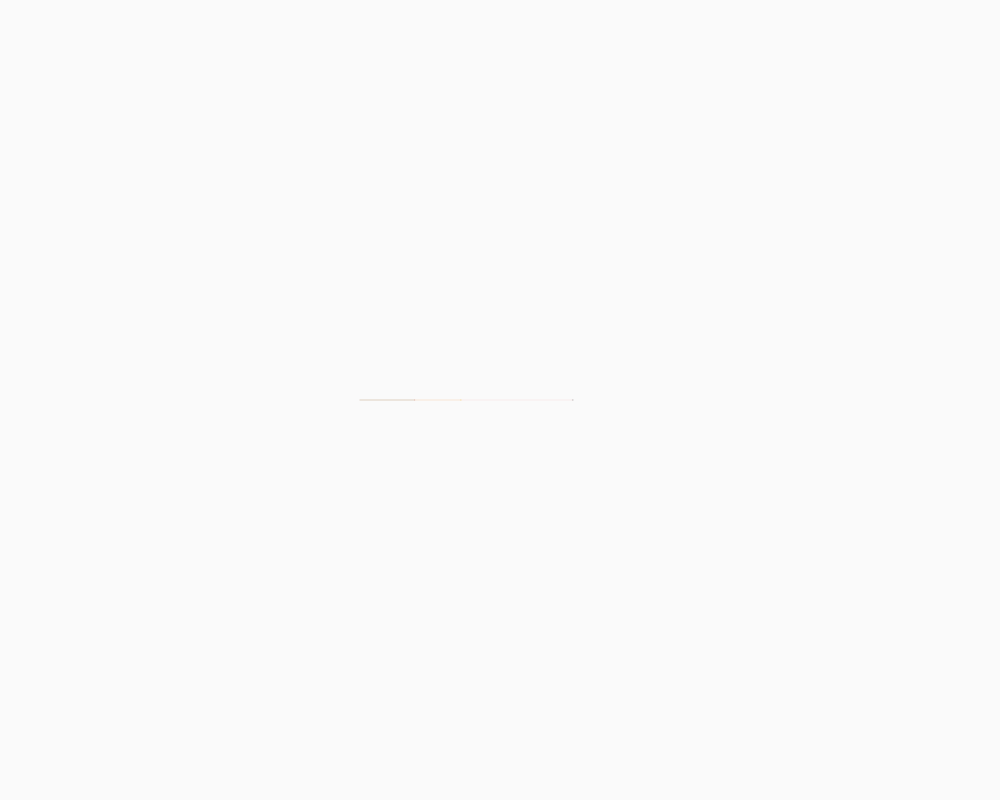
Frame 1 (no input)
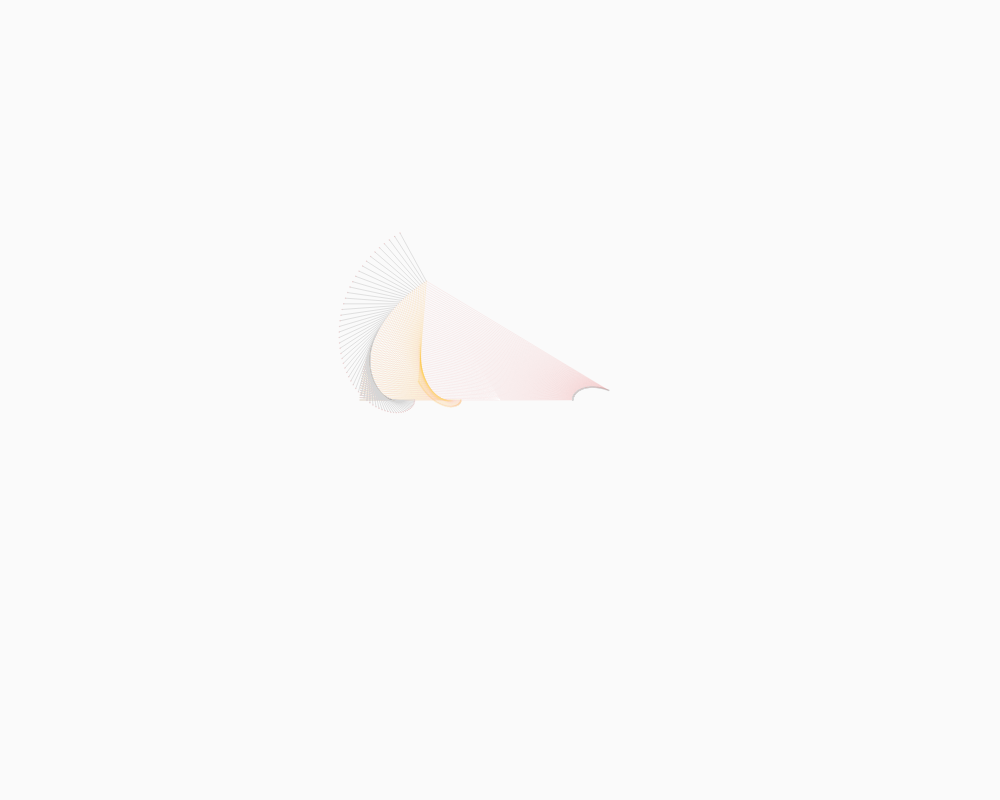
Frame 60 (no input)
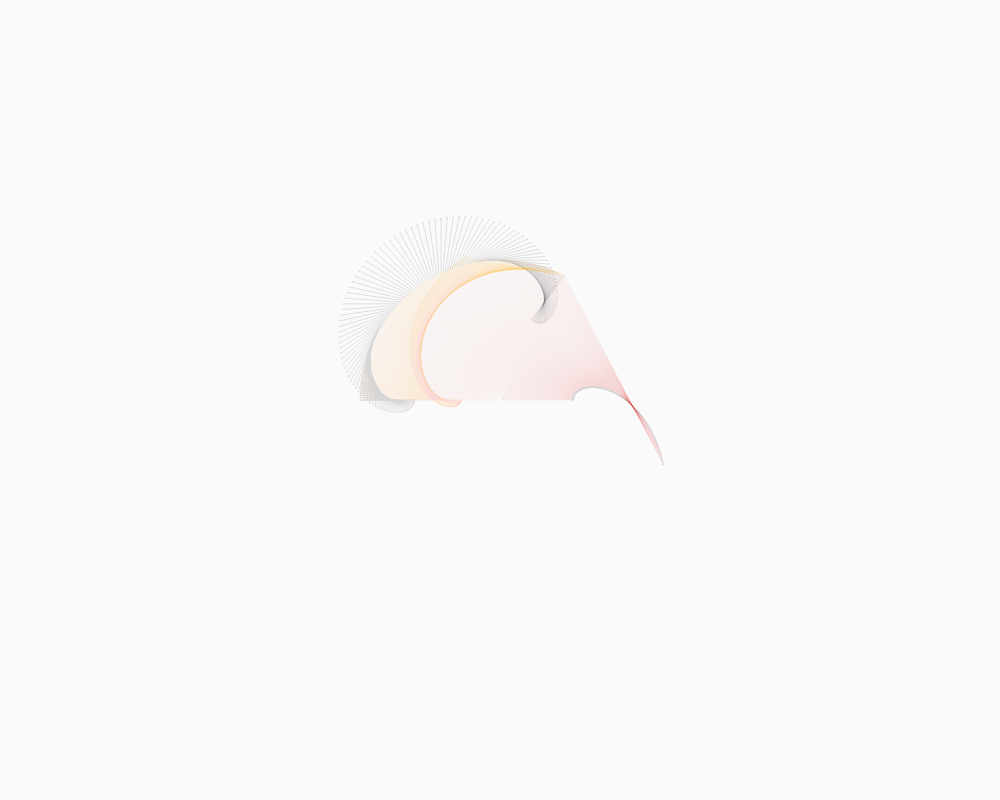
Frame 120 (the mouse pressed at the canvas centre since frame 60)

The p5.js sketch that drew these frames (run headless with seeded random() and noise() and a simulated clock; from frame 60 on, the mouse is pressed at the canvas centre):

// p5.js sketch
// ── sketch.js
let t = 0;
let observer;

const AU = 140;           // 地球＝1=140px
const observerRadius = AU;
const mercuryRadius  = AU * 0.39;   // 55
const venusRadius    = AU * 0.72;   // 101
const marsRadius     = AU * 1.52;   // 213

let observerSpeed;
let mercurySpeed;
let venusSpeed;
let marsSpeed;

function setup() {
  createCanvas(1000, 800);
   background('#FAFAFA'); 
  frameRate(60);
  observer = createVector(0, 0);

  observerSpeed = TWO_PI / 365.0;
  mercurySpeed  = TWO_PI / 88.0;
  venusSpeed    = TWO_PI / 225.0;
  marsSpeed     = TWO_PI / 687.0;
}

function draw() {
    /* ---- フェード背景 ---- */
  noStroke();
  fill(250, 250, 250, 3);  // 薄いオフホワイト
  rect(0, 0, width, height);
  
  // 観測者の円運動
  const obsX = observerRadius * cos(t * observerSpeed);
  const obsY = observerRadius * sin(t * observerSpeed);
  observer.set(obsX, obsY);

  translate(width / 2, height / 2);

  // 太陽と惑星
  const sun     = createVector(0, 0);
  const mercury = createVector(mercuryRadius * cos(t * mercurySpeed),
                                mercuryRadius * sin(t * mercurySpeed));
  const venus   = createVector(venusRadius   * cos(t * venusSpeed),
                                venusRadius   * sin(t * venusSpeed));
  const mars    = createVector(marsRadius    * cos(t * marsSpeed),
                                marsRadius    * sin(t * marsSpeed));

  // 観測者視点へ変換
  const sunApp     = p5.Vector.sub(sun, observer);
  const mercuryApp = p5.Vector.sub(mercury, observer);
  const venusApp   = p5.Vector.sub(venus, observer);
  const marsApp    = p5.Vector.sub(mars, observer);
  
const lineSpec = {
   mercury: { w: 0.9,  col: color(60, 60, 60, 40) },
  venus:   { w: 0.8,  col: color(255,180, 0, 35) },
  mars:    { w: 0.5,  col: color(220,  0, 0, 30) }
};

const pointSpec = {
 sun:     { w: 2.5, col: color(255,140,10,180) },
  mercury: { w: 1.5,   col: color(60)  },
  venus:   { w: 2,   col: color(255,180,0) },
  mars:    { w: 1.8,   col: color(220,0,0) }
};

  
  // 線分（太陽→惑星）
strokeWeight(lineSpec.mars.w);     stroke(lineSpec.mars.col);     line(sunApp.x, sunApp.y, marsApp.x, marsApp.y);
strokeWeight(lineSpec.venus.w);    stroke(lineSpec.venus.col);    line(sunApp.x, sunApp.y, venusApp.x, venusApp.y);
strokeWeight(lineSpec.mercury.w);  stroke(lineSpec.mercury.col);  line(sunApp.x, sunApp.y, mercuryApp.x, mercuryApp.y);

  // 線分（太陽↔観測者）
  stroke(255,255,255,15);
  line(0, 0, sunApp.x, sunApp.y);

  // 点
//strokeWeight(pointSpec.sun.w);     stroke(pointSpec.sun.col);     point(sunApp.x, sunApp.y);
strokeWeight(pointSpec.mercury.w); stroke(lineSpec.mars.col); point(mercuryApp.x, mercuryApp.y);
strokeWeight(pointSpec.venus.w);    stroke(lineSpec.venus.col);    point(venusApp.x, venusApp.y);
strokeWeight(pointSpec.mars.w);   stroke(lineSpec.mercury.col);     point(marsApp.x, marsApp.y);


  t += 1;
}
